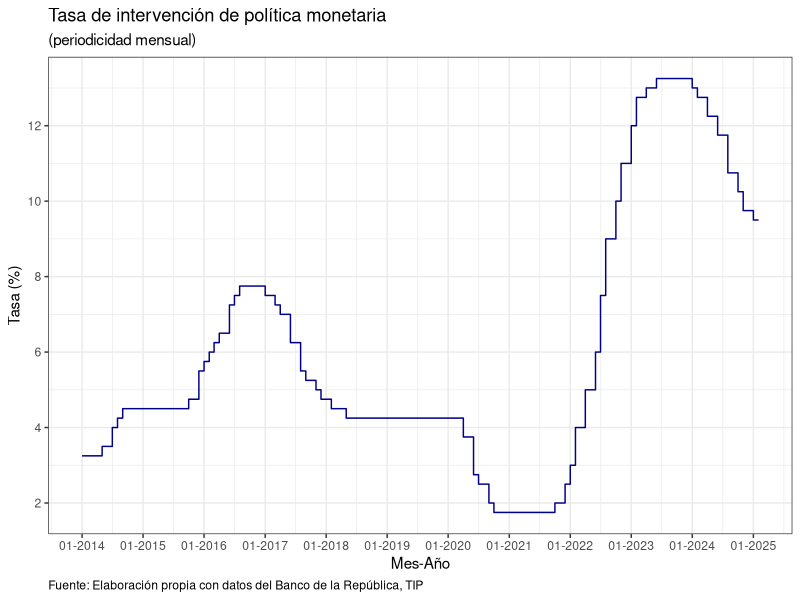

The R script that drew this image:
## ---- chunk 1

library(readxl)
library(tidyverse)
## ---- chunk 2

data = read_excel("data.xlsx")

data
## ---- chunk 3

data$Fecha =  as.Date(data$Fecha)

data
## ---- chunk 4

data$año = year(data$Fecha)
data$mes = month(data$Fecha)
data$dia = day(data$Fecha)

data

## ---- chunk 5

data = data |> 
  filter(año >= 2014, dia == 1)

data
## ---- chunk 6

ggplot(data) +
  geom_step(aes(x=Fecha, y=Tasa), color="darkblue") +
  scale_x_date(date_breaks = "1 year", date_labels = "%m-%Y") +
  scale_y_continuous(breaks = seq(0,14, by = 2)) +
  theme_bw() +
  labs(title = "Tasa de intervención de política monetaria",
       subtitle = "(periodicidad mensual)",
       x = "Mes-Año",
       y = "Tasa (%)",
       caption = "Fuente: Elaboración propia con datos del Banco de la República, TIP") +
  theme(plot.caption.position = "panel",
        plot.caption = element_text(hjust = 0))

